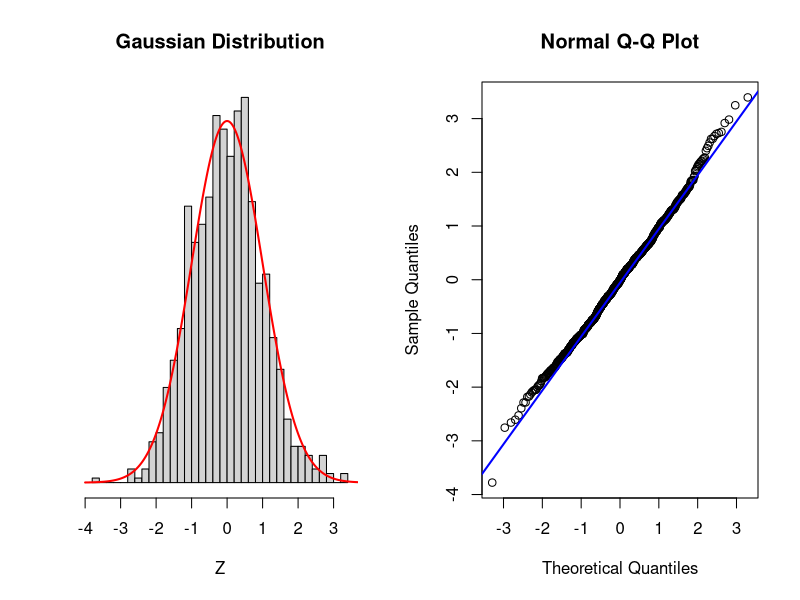
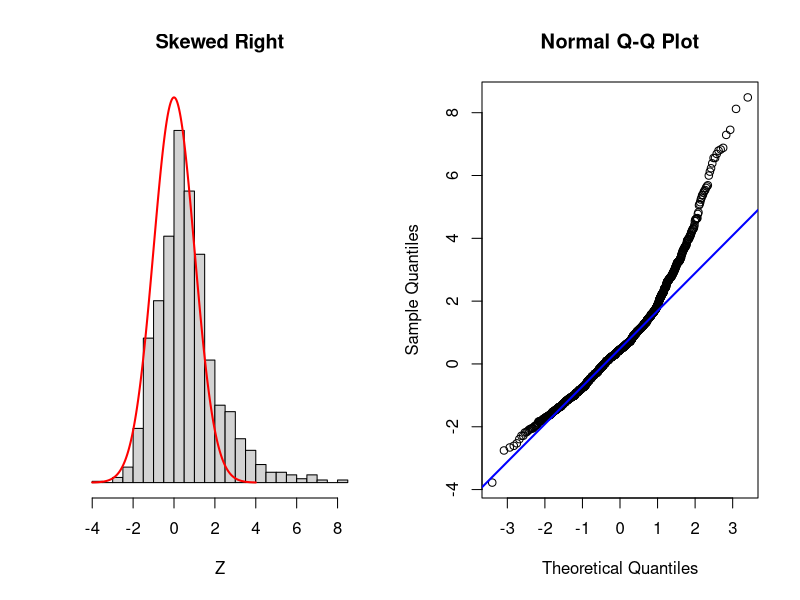
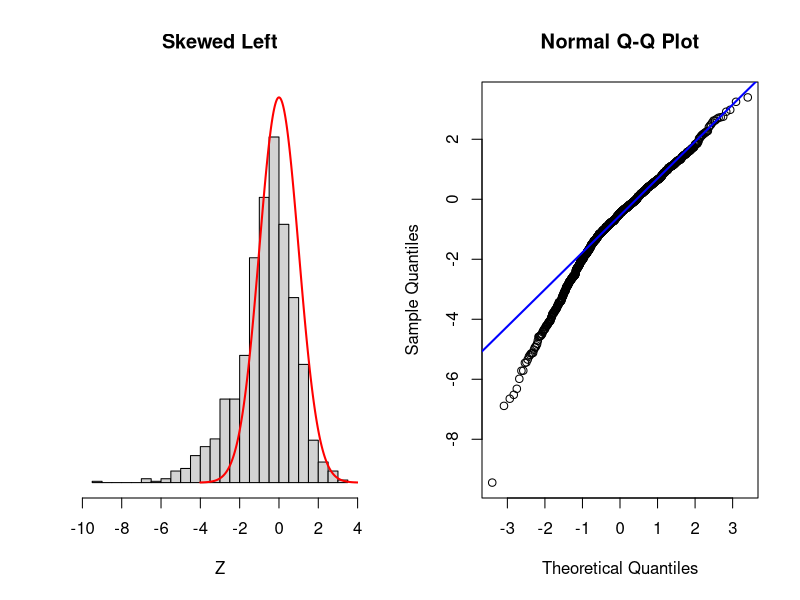
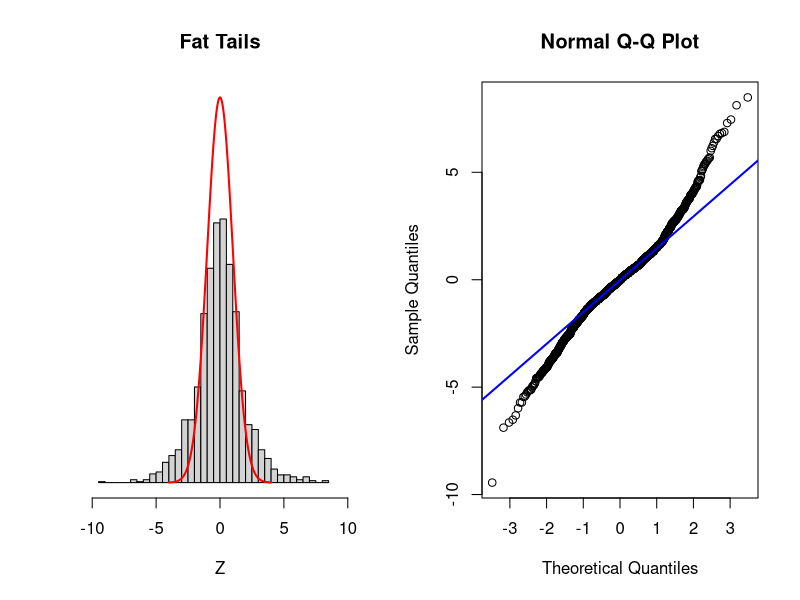
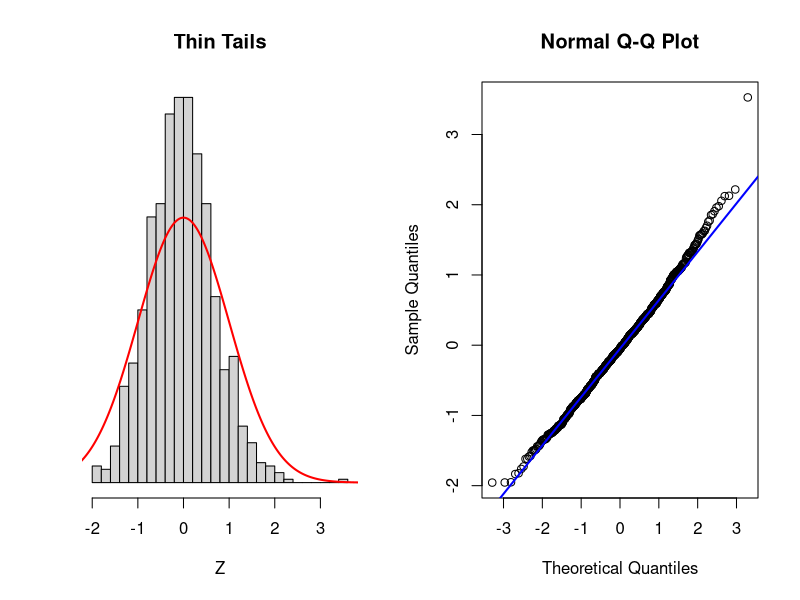
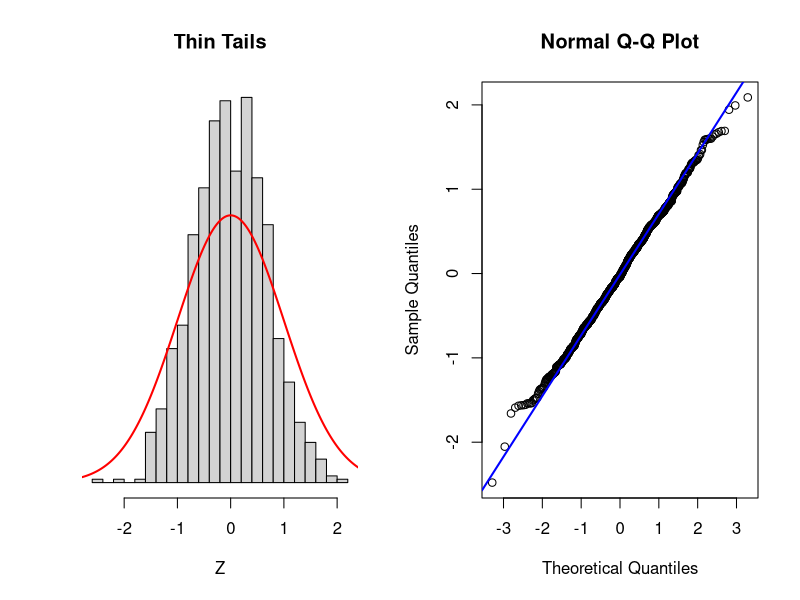
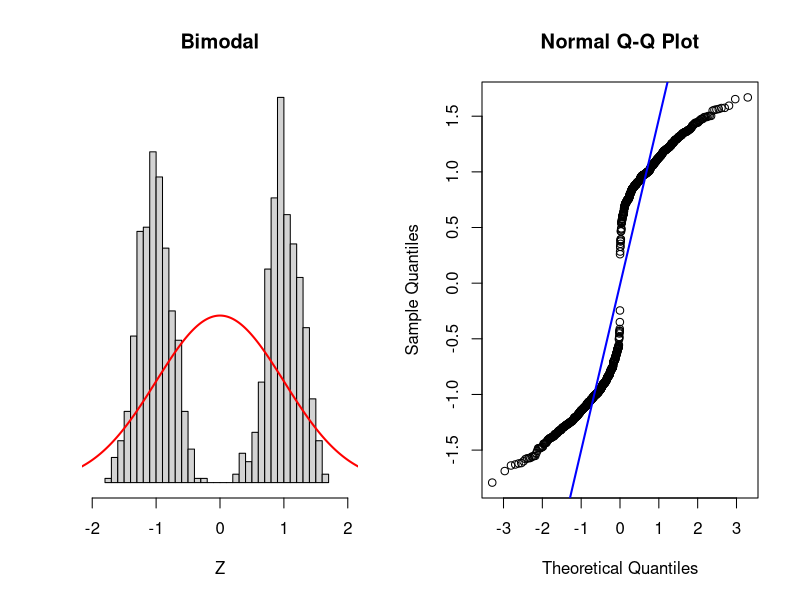

Write the R code that produced these figures, in order.
# By Sean Kross February 2016
# Licensed CC0
# https://creativecommons.org/publicdomain/zero/1.0/

set.seed(2-25-16)
par(mfrow = c(1, 2))

n <- 1000
normal_density <- dnorm(seq(-4, 4, 0.01))
zs <- seq(-4, 4, 0.01)

hist_ <- function(x, ...){
  hist(x, breaks = 30, xlab = "Z", ylab = "",  yaxt='n', freq = FALSE, ...)
  lines(zs, normal_density, type = "l", col = "red", lwd = 2)
}

# Gaussian Normal
gaussian_rv <- rnorm(n)

hist_(gaussian_rv, main = "Gaussian Distribution")

qqnorm(gaussian_rv)
qqline(gaussian_rv, col = "blue", lwd = 2)

# Skewed Right
skew_right <- c(gaussian_rv[gaussian_rv > 0] * 2.5, gaussian_rv)

hist_(skew_right, main = "Skewed Right", ylim = c(0, max(normal_density)))

qqnorm(skew_right)
qqline(skew_right, col = "blue", lwd = 2)

# Skewed Left
skew_left <- c(gaussian_rv[gaussian_rv < 0]*2.5, gaussian_rv)

hist_(skew_left, main = "Skewed Left", ylim = c(0, max(normal_density)))

qqnorm(skew_left)
qqline(skew_left, col = "blue", lwd = 2)

# Fat Tails
fat_tails <- c(gaussian_rv*2.5, gaussian_rv)

hist_(fat_tails, main = "Fat Tails", ylim = c(0, max(normal_density)), xlim = c(-10, 10))

qqnorm(fat_tails)
qqline(fat_tails, col = "blue", lwd = 2)

# Thin Tails (Just a bad draw...)
thin_tails <- rnorm(n, sd = .7)

hist_(thin_tails, main = "Thin Tails")

qqnorm(thin_tails)
qqline(thin_tails, col = "blue", lwd = 2)

# Thin Tails
thin_tails <- rnorm(n, sd = .7)

hist_(thin_tails, main = "Thin Tails")

qqnorm(thin_tails)
qqline(thin_tails, col = "blue", lwd = 2)

# Bimodal
bimodal <- c(rnorm(500, -1, .25), rnorm(500, 1, .25))
  
hist_(bimodal, main = "Bimodal", xlim = c(-2, 2))

qqnorm(bimodal)
qqline(bimodal, col = "blue", lwd = 2)

